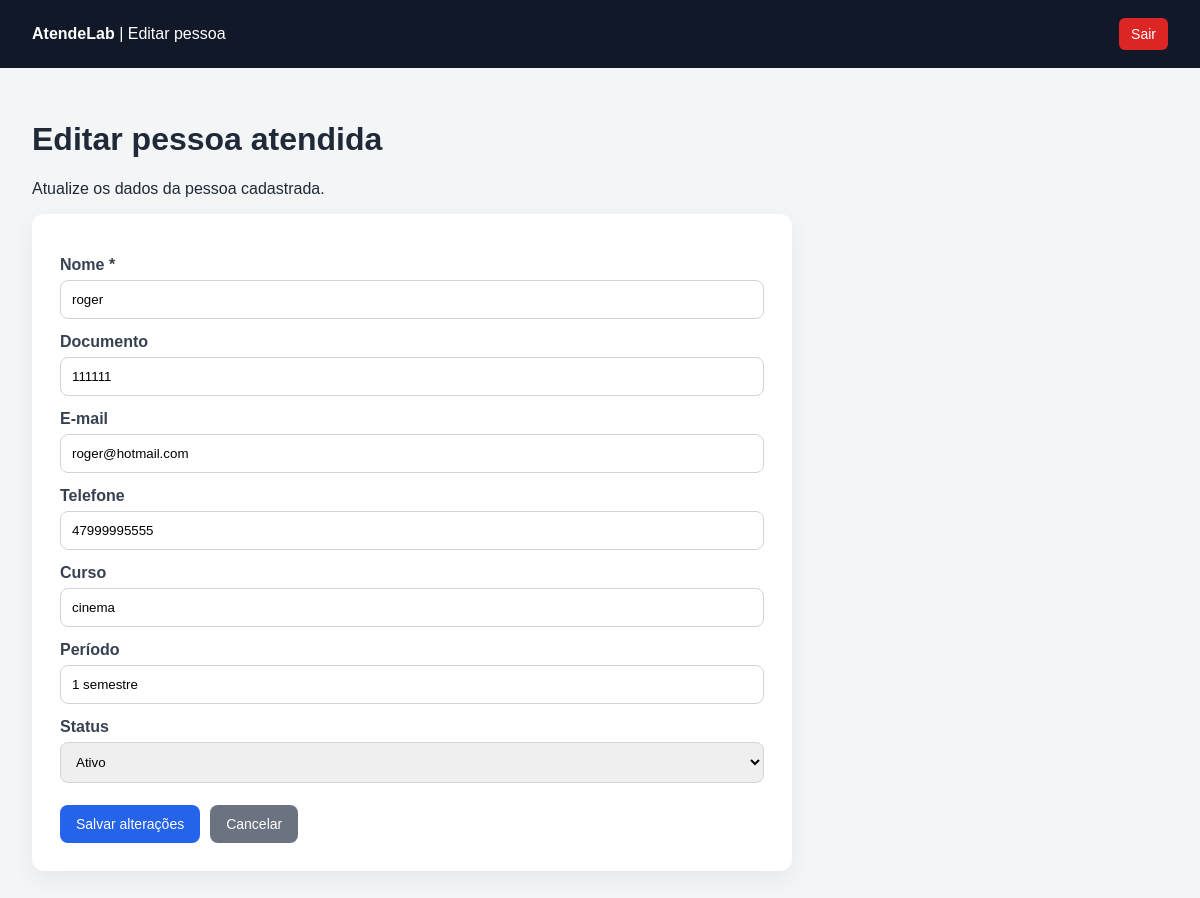
Screenshot of /pessoas/editar.php?id=5 (signed in) with the database file from the repository.
### tables this page shows
CREATE TABLE `pessoas` (
  `id` int(11) NOT NULL,
  `nome` varchar(150) NOT NULL,
  `documento` varchar(30) NOT NULL,
  `email` varchar(150) NOT NULL,
  `telefone` varchar(20) DEFAULT NULL,
  `curso` varchar(120) DEFAULT NULL,
  `periodo` varchar(20) DEFAULT NULL,
  `status` enum('ativo','inativo') DEFAULT 'ativo',
  `criado_em` timestamp NOT NULL DEFAULT current_timestamp(),
  `observacoes` text DEFAULT NULL,
  `atualizado_em` timestamp NOT NULL DEFAULT current_timestamp() ON UPDATE current_timestamp()
);

### pessoas/editar.php (the view, shortened to what this page needs)
<?php
require_once __DIR__ . '/../config/database.php';
$id = $_GET['id'] ?? null;
$sql = "SELECT * FROM pessoas WHERE id = :id LIMIT 1";
$stmt = $pdo->prepare($sql);
$stmt->bindParam(':id', $id);
$stmt->execute();
$pessoa = $stmt->fetch(PDO::FETCH_ASSOC);
?>
<!DOCTYPE html>
<html lang="pt-br">
<head>
</head>
<body>
<header>
    <div>
        <strong>AtendeLab</strong>
        <span> | Editar pessoa</span>
    </div>
    <a href="../logout.php">Sair</a>
</header>
<main>
    <h1>Editar pessoa atendida</h1>
    <p>Atualize os dados da pessoa cadastrada.</p>
    <div class="card">
        <form method="POST" action="">
            <label for="nome">Nome *</label>
            <input type="text" id="nome" name="nome" value="<?php echo htmlspecialchars($pessoa['nome']); ?>" required>
            <label for="documento">Documento</label>
            <input type="text" id="documento" name="documento" value="<?php echo htmlspecialchars($pessoa['documento']); ?>">
            <label for="email">E-mail</label>
            <input type="email" id="email" name="email" value="<?php echo htmlspecialchars($pessoa['email']); ?>">
            <label for="telefone">Telefone</label>
            <input type="text" id="telefone" name="telefone" value="<?php echo htmlspecialchars($pessoa['telefone']); ?>">
            <label for="curso">Curso</label>
            <input type="text" id="curso" name="curso" value="<?php echo htmlspecialchars($pessoa['curso']); ?>">
            <label for="periodo">Período</label>
            <input type="text" id="periodo" name="periodo" value="<?php echo htmlspecialchars($pessoa['periodo']); ?>">
            <label for="status">Status</label>
            <select id="status" name="status">
                <option value="ativo" <?php echo $pessoa['status'] === 'ativo' ? 'selected' : ''; ?>>Ativo</option>
            </select>
            <div class="botoes">
                <button class="btn" type="submit">Salvar alterações</button>
                <a class="btn btn-secundario" href="index.php">Cancelar</a>
            </div>
        </form>
    </div>
</main>
</body>
</html>

### pessoas/editar.php (style rules this page uses)
body { margin: 0; font-family: Arial, sans-serif; background: #f3f5f7; color: #1f2937; }
header { background: #111827; color: #ffffff; padding: 18px 32px; display: flex; justify-content: space-between; align-items: center; }
header a { color: #ffffff; text-decoration: none; background: #dc2626; padding: 8px 12px; border-radius: 6px; font-size: 14px; }
main { padding: 32px; max-width: 760px; }
.card { background: #ffffff; padding: 28px; border-radius: 12px; box-shadow: 0 8px 24px rgba(0, 0, 0, 0.06); }
label { display: block; margin-top: 14px; margin-bottom: 6px; font-weight: bold; color: #374151; }
input, select { width: 100%; padding: 11px; border: 1px solid #d1d5db; border-radius: 8px; box-sizing: border-box; }
.botoes { margin-top: 22px; display: flex; gap: 10px; }
.btn { background: #2563eb; color: #ffffff; padding: 11px 16px; border-radius: 8px; text-decoration: none; border: none; cursor: pointer; font-size: 14px; }
.btn-secundario { background: #6b7280; }

### rows the page displays
pessoas: nome "roger", documento "111111", email "roger@hotmail.com", telefone "47999995555", curso "cinema", periodo "1 semestre", status "Ativo"
